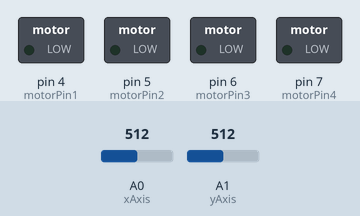
Simulated run of this sketch. Board: Arduino Uno, built with avr-gcc and run on an emulated ATmega328P. On the bench: switched loads named in the sketch (green lamp = pin HIGH). The inputs (shaded band) are chosen by the test bench; at power-on: A0 (xAxis) = 512, A1 (yAxis) = 512.

Above: at 1.2 s.
1.3 s: A0 (xAxis) set to 605
2.8 s: A0 (xAxis) set to 624
At 3.1 s:
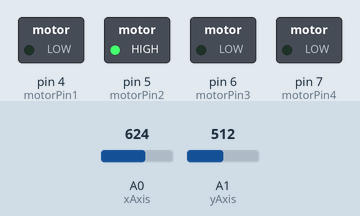
4.3 s: A1 (yAxis) set to 596
5.8 s: A1 (yAxis) set to 630
At 7.0 s:
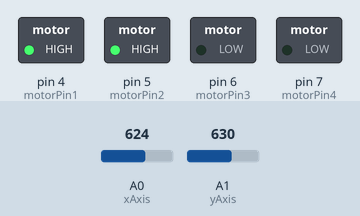
7.3 s: A0 (xAxis) set to 511
At 8.5 s:
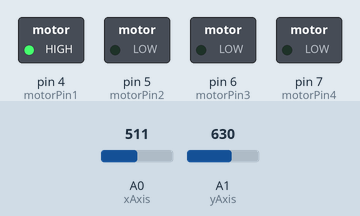
8.8 s: A1 (yAxis) set to 306
At 9.9 s:
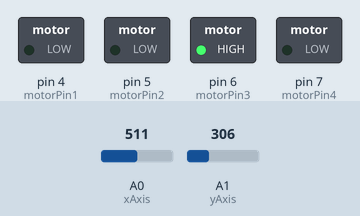
Timing chart, 0 to 11.3 s (numbered marks = the images above; inputs shaded):
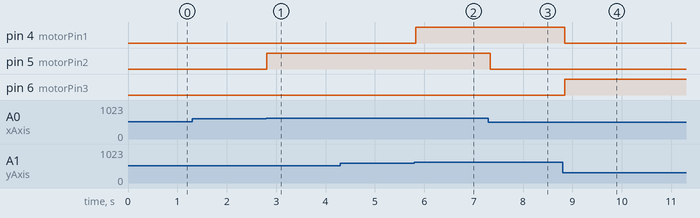

Measured:
- the behaviour switches between 612 and 613 on A0 (xAxis) (found by bisection; images 0 and 1)
- the behaviour switches between 612 and 613 on A1 (yAxis) (found by bisection; images 1 and 2)
- after the input at 1.3 s, every drawn part: stays the same
- after the input at 2.8 s, pin 5 (motorPin2): LOW → HIGH at once
- after the input at 4.3 s, every drawn part: stays the same
- after the input at 5.8 s, pin 4 (motorPin1): LOW → HIGH at once
- after the input at 7.3 s, pin 5 (motorPin2): HIGH → LOW at once
- after the input at 8.8 s, pin 4 (motorPin1): HIGH → LOW at once; pin 6 (motorPin3): LOW → HIGH at once

The sketch:

directional_feedback.ino
```cpp
/*
    Vibration Motor Control with Joystick and Arduino
*/

int motorPin1 = 4; // North motor
int motorPin2 = 5; // East motor
int motorPin3 = 6; // South motor
int motorPin4 = 7; // West motor

int xAxis = A0;    // Joystick X-axis
int yAxis = A1;    // Joystick Y-axis

void setup()
{
  pinMode(motorPin1, OUTPUT);
  pinMode(motorPin2, OUTPUT);
  pinMode(motorPin3, OUTPUT);
  pinMode(motorPin4, OUTPUT);
}

void loop()
{
  int xValue = analogRead(xAxis);
  int yValue = analogRead(yAxis);

  // Center the joystick values around 0
  int xVal = xValue - 512;
  int yVal = yValue - 512;

  int threshold = 100; //

  // Initialize motor states
  bool motor1On = false; // North
  bool motor2On = false; // East
  bool motor3On = false; // South
  bool motor4On = false; // West

  // Determine which motors to activate
  if (yVal > threshold) {
    motor1On = true; // North
  }
  if (yVal < -threshold) {
    motor3On = true; // South
  }
  if (xVal > threshold) {
    motor2On = true; // East
  }
  if (xVal < -threshold) {
    motor4On = true; // West
  }

  // Update motor states
  digitalWrite(motorPin1, motor1On ? HIGH : LOW);
  digitalWrite(motorPin2, motor2On ? HIGH : LOW);
  digitalWrite(motorPin3, motor3On ? HIGH : LOW);
  digitalWrite(motorPin4, motor4On ? HIGH : LOW);

  delay(50); // Small delay to stabilize readings
}
```
